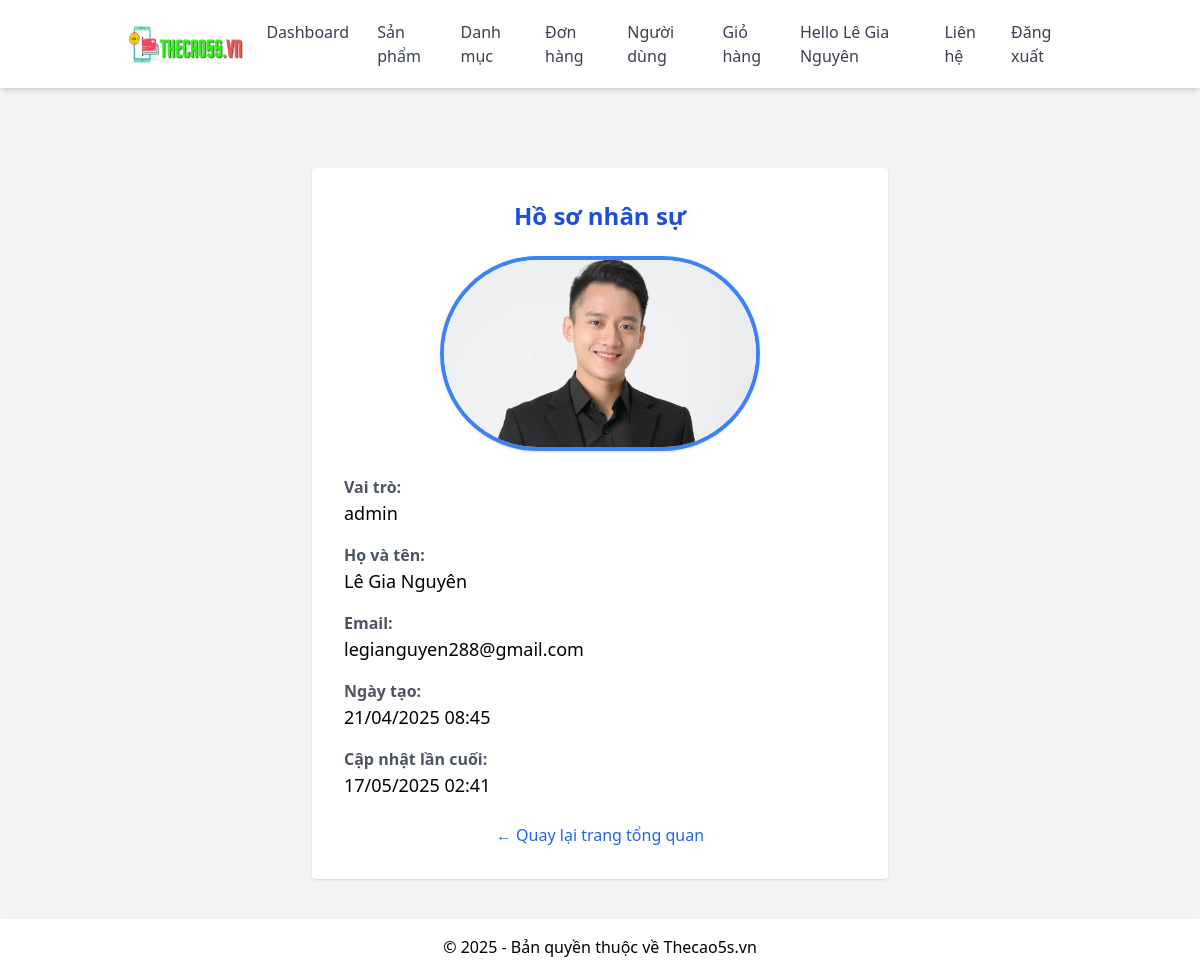
The app's page /profile.php (signed in) with its own data.
### tables this page shows
CREATE TABLE `users` (
  `id` int NOT NULL,
  `fullname` varchar(255) NOT NULL,
  `email` varchar(255) NOT NULL,
  `avatar` varchar(255) DEFAULT NULL,
  `password` varchar(255) NOT NULL,
  `role` enum('admin','seller','customer') DEFAULT NULL,
  `created_at` timestamp NOT NULL DEFAULT CURRENT_TIMESTAMP,
  `updated_at` timestamp NULL DEFAULT NULL ON UPDATE CURRENT_TIMESTAMP
);

### profile.php (the view, shortened to what this page needs)
<?php
include 'config/database.php';
include 'includes/header.php';
$user_id = $_SESSION['user_id'] ?? null;
$sql = "SELECT fullname,role, email, avatar, created_at, updated_at FROM users WHERE id = $user_id";
$result = mysqli_query($conn, $sql);
$user = mysqli_fetch_assoc($result);
?>
<!DOCTYPE html>
<html lang="vi">
<head>
    <script src="https://cdn.tailwindcss.com"></script>
</head>
<body class="bg-gray-100">
    <main class="max-w-xl mx-auto mt-20 bg-white p-8 rounded shadow text-center">
        <h2 class="text-2xl font-bold mb-6 text-blue-700">Hồ sơ nhân sự</h2>
        <div class="mb-6">
            <img src="<?= htmlspecialchars(!empty($user['avatar']) ? 'assets/images/avatar/' . $user['avatar'] : 'uploads/default-avatar.png') ?>"
            alt="Avatar"
            class="max-w-xs rounded-full mx-auto border-4 border-blue-500 shadow">
        </div>
        <div class="space-y-4 text-left">
            <div>
                <p class="text-gray-600 font-semibold">Vai trò:</p>
                <p class="text-lg"><?= htmlspecialchars($user['role']) ?></p>
            </div>
            <div>
                <p class="text-gray-600 font-semibold">Họ và tên:</p>
                <p class="text-lg"><?= htmlspecialchars($user['fullname']) ?></p>
            </div>
            <div>
                <p class="text-gray-600 font-semibold">Email:</p>
                <p class="text-lg"><?= htmlspecialchars($user['email']) ?></p>
            </div>
            <div>
                <p class="text-gray-600 font-semibold">Ngày tạo:</p>
                <p class="text-lg"><?= date('d/m/Y H:i', strtotime($user['created_at'])) ?></p>
            </div>
            <div>
                <p class="text-gray-600 font-semibold">Cập nhật lần cuối:</p>
                <p class="text-lg"><?= date('d/m/Y H:i', strtotime($user['updated_at'])) ?></p>
            </div>
        </div>
        <div class="mt-6">
            <a href="dashboard.php" class="text-blue-600 hover:underline">← Quay lại trang tổng quan</a>
        </div>
    </main>
</body>
<?php include 'includes/footer.php'; ?>
</html>

### records on screen
users: avatar (picture), role "admin", fullname "Lê Gia Nguyên", email "legianguyen288@gmail.com", created_at "21/04/2025 08:45", updated_at "17/05/2025 02:41"

### other values on screen
$_COOKIE['fullname'] "Lê Gia Nguyên"
